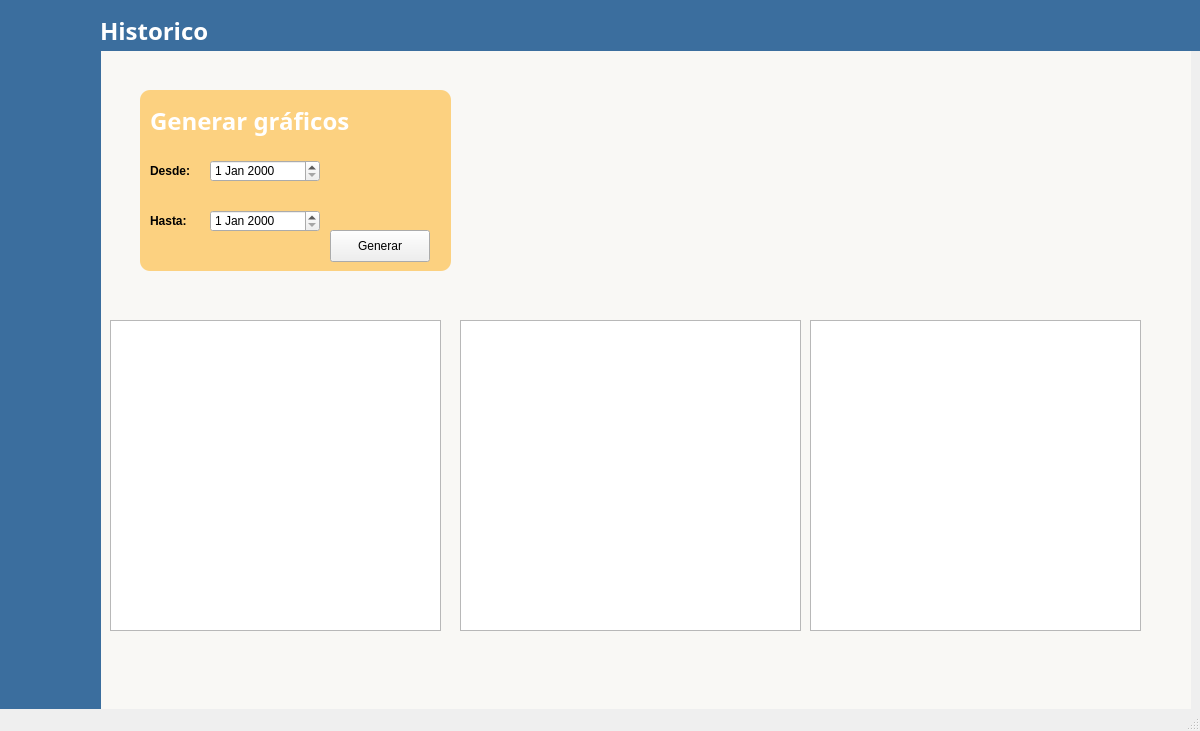
<?xml version="1.0" encoding="UTF-8"?>
<ui version="4.0">
 <class>historico</class>
 <widget class="QMainWindow" name="historico">
  <property name="geometry">
   <rect>
    <x>0</x>
    <y>0</y>
    <width>1200</width>
    <height>731</height>
   </rect>
  </property>
  <property name="windowTitle">
   <string>MainWindow</string>
  </property>
  <widget class="QWidget" name="centralwidget">
   <widget class="QPushButton" name="Bactual">
    <property name="geometry">
     <rect>
      <x>30</x>
      <y>160</y>
      <width>61</width>
      <height>61</height>
     </rect>
    </property>
    <property name="mouseTracking">
     <bool>true</bool>
    </property>
    <property name="tabletTracking">
     <bool>true</bool>
    </property>
    <property name="styleSheet">
     <string notr="true">QPushButton {
    background-color: rgba(255, 255, 255, 0);
    border: 2px rgba(255, 255, 255, 0) ;
    font-size: 16px;
    border-radius: 10px;
}
QPushButton:hover {
/* Color al pasar el mouse */
	background-color: rgb(252, 209, 128);

}</string>
    </property>
    <property name="text">
     <string/>
    </property>
    <property name="icon">
     <iconset resource="recursos.qrc">
      <normaloff>:/recursos/ActualI.png</normaloff>:/recursos/ActualI.png</iconset>
    </property>
    <property name="iconSize">
     <size>
      <width>32</width>
      <height>32</height>
     </size>
    </property>
   </widget>
   <widget class="QLabel" name="l">
    <property name="geometry">
     <rect>
      <x>0</x>
      <y>10</y>
      <width>1191</width>
      <height>731</height>
     </rect>
    </property>
    <property name="styleSheet">
     <string notr="true">background-color: rgb(249, 248, 245);</string>
    </property>
    <property name="text">
     <string/>
    </property>
   </widget>
   <widget class="QPushButton" name="Bmenu">
    <property name="geometry">
     <rect>
      <x>30</x>
      <y>70</y>
      <width>61</width>
      <height>61</height>
     </rect>
    </property>
    <property name="mouseTracking">
     <bool>true</bool>
    </property>
    <property name="tabletTracking">
     <bool>false</bool>
    </property>
    <property name="styleSheet">
     <string notr="true">QPushButton {
    background-color: rgba(255, 255, 255, 0);
    border: 2px rgba(255, 255, 255, 0) ;
    font-size: 16px;
    border-radius: 10px;
}
QPushButton:hover {
    background-color: rgb(252, 209, 128); /* Color al pasar el mouse */
}
</string>
    </property>
    <property name="text">
     <string/>
    </property>
    <property name="icon">
     <iconset resource="recursos.qrc">
      <normaloff>:/recursos/menuI.png</normaloff>:/recursos/menuI.png</iconset>
    </property>
    <property name="iconSize">
     <size>
      <width>32</width>
      <height>32</height>
     </size>
    </property>
   </widget>
   <widget class="QLabel" name="label_4">
    <property name="geometry">
     <rect>
      <x>0</x>
      <y>0</y>
      <width>101</width>
      <height>731</height>
     </rect>
    </property>
    <property name="styleSheet">
     <string notr="true">background-color: rgb(59, 110, 158);</string>
    </property>
    <property name="text">
     <string/>
    </property>
   </widget>
   <widget class="QPushButton" name="Bvolver">
    <property name="geometry">
     <rect>
      <x>30</x>
      <y>645</y>
      <width>61</width>
      <height>61</height>
     </rect>
    </property>
    <property name="mouseTracking">
     <bool>true</bool>
    </property>
    <property name="tabletTracking">
     <bool>true</bool>
    </property>
    <property name="autoFillBackground">
     <bool>false</bool>
    </property>
    <property name="styleSheet">
     <string notr="true">QPushButton {
    background-color: rgba(255, 255, 255, 0);
    border: 2px rgba(255, 255, 255, 0) ;
    font-size: 16px;
    border-radius: 10px;
}
QPushButton:hover {
	background-color: rgb(252, 209, 128); /* Color al pasar el mouse */
}</string>
    </property>
    <property name="text">
     <string/>
    </property>
    <property name="icon">
     <iconset resource="recursos.qrc">
      <normaloff>:/recursos/flecha-pequena-izquierda (1).png</normaloff>
      <selectedoff>:/recursos/flecha-pequena-izquierda (2).png</selectedoff>:/recursos/flecha-pequena-izquierda (1).png</iconset>
    </property>
    <property name="iconSize">
     <size>
      <width>32</width>
      <height>32</height>
     </size>
    </property>
   </widget>
   <widget class="QPushButton" name="Bhistorico">
    <property name="geometry">
     <rect>
      <x>30</x>
      <y>250</y>
      <width>61</width>
      <height>61</height>
     </rect>
    </property>
    <property name="mouseTracking">
     <bool>true</bool>
    </property>
    <property name="tabletTracking">
     <bool>true</bool>
    </property>
    <property name="autoFillBackground">
     <bool>false</bool>
    </property>
    <property name="styleSheet">
     <string notr="true">QPushButton {
    background-color: rgba(255, 255, 255, 0);
    border: 2px rgba(255, 255, 255, 0) ;
    font-size: 16px;
    border-radius: 10px;
}
QPushButton:hover {
    border: 4px solid #fcd180; /* Borde color #fcd180 al pasar el mouse */
}</string>
    </property>
    <property name="text">
     <string/>
    </property>
    <property name="icon">
     <iconset resource="recursos.qrc">
      <normaloff>:/recursos/grafico-histograma (2).png</normaloff>:/recursos/grafico-histograma (2).png</iconset>
    </property>
    <property name="iconSize">
     <size>
      <width>32</width>
      <height>32</height>
     </size>
    </property>
   </widget>
   <widget class="QPushButton" name="Balarma">
    <property name="geometry">
     <rect>
      <x>30</x>
      <y>340</y>
      <width>61</width>
      <height>61</height>
     </rect>
    </property>
    <property name="mouseTracking">
     <bool>true</bool>
    </property>
    <property name="tabletTracking">
     <bool>true</bool>
    </property>
    <property name="autoFillBackground">
     <bool>false</bool>
    </property>
    <property name="styleSheet">
     <string notr="true">QPushButton {
    background-color: rgba(255, 255, 255, 0);
    border: 2px rgba(255, 255, 255, 0) ;
    font-size: 16px;
    border-radius: 10px;
}
QPushButton:hover {
	background-color: rgb(252, 209, 128); /* Color al pasar el mouse */
}</string>
    </property>
    <property name="text">
     <string/>
    </property>
    <property name="icon">
     <iconset resource="recursos.qrc">
      <normaloff>:/recursos/alertaI.png</normaloff>:/recursos/alertaI.png</iconset>
    </property>
    <property name="iconSize">
     <size>
      <width>32</width>
      <height>32</height>
     </size>
    </property>
   </widget>
   <widget class="QLabel" name="label">
    <property name="geometry">
     <rect>
      <x>100</x>
      <y>10</y>
      <width>151</width>
      <height>41</height>
     </rect>
    </property>
    <property name="palette">
     <palette>
      <active>
       <colorrole role="WindowText">
        <brush brushstyle="SolidPattern">
         <color alpha="255">
          <red>193</red>
          <green>232</green>
          <blue>255</blue>
         </color>
        </brush>
       </colorrole>
       <colorrole role="Button">
        <brush brushstyle="SolidPattern">
         <color alpha="0">
          <red>193</red>
          <green>232</green>
          <blue>255</blue>
         </color>
        </brush>
       </colorrole>
       <colorrole role="Text">
        <brush brushstyle="SolidPattern">
         <color alpha="255">
          <red>193</red>
          <green>232</green>
          <blue>255</blue>
         </color>
        </brush>
       </colorrole>
       <colorrole role="ButtonText">
        <brush brushstyle="SolidPattern">
         <color alpha="255">
          <red>193</red>
          <green>232</green>
          <blue>255</blue>
         </color>
        </brush>
       </colorrole>
       <colorrole role="Base">
        <brush brushstyle="SolidPattern">
         <color alpha="0">
          <red>193</red>
          <green>232</green>
          <blue>255</blue>
         </color>
        </brush>
       </colorrole>
       <colorrole role="Window">
        <brush brushstyle="SolidPattern">
         <color alpha="0">
          <red>193</red>
          <green>232</green>
          <blue>255</blue>
         </color>
        </brush>
       </colorrole>
       <colorrole role="PlaceholderText">
        <brush brushstyle="SolidPattern">
         <color alpha="128">
          <red>193</red>
          <green>232</green>
          <blue>255</blue>
         </color>
        </brush>
       </colorrole>
      </active>
      <inactive>
       <colorrole role="WindowText">
        <brush brushstyle="SolidPattern">
         <color alpha="255">
          <red>193</red>
          <green>232</green>
          <blue>255</blue>
         </color>
        </brush>
       </colorrole>
       <colorrole role="Button">
        <brush brushstyle="SolidPattern">
         <color alpha="0">
          <red>193</red>
          <green>232</green>
          <blue>255</blue>
         </color>
        </brush>
       </colorrole>
       <colorrole role="Text">
        <brush brushstyle="SolidPattern">
         <color alpha="255">
          <red>193</red>
          <green>232</green>
          <blue>255</blue>
         </color>
        </brush>
       </colorrole>
       <colorrole role="ButtonText">
        <brush brushstyle="SolidPattern">
         <color alpha="255">
          <red>193</red>
          <green>232</green>
          <blue>255</blue>
         </color>
        </brush>
       </colorrole>
       <colorrole role="Base">
        <brush brushstyle="SolidPattern">
         <color alpha="0">
          <red>193</red>
          <green>232</green>
          <blue>255</blue>
         </color>
        </brush>
       </colorrole>
       <colorrole role="Window">
        <brush brushstyle="SolidPattern">
         <color alpha="0">
          <red>193</red>
          <green>232</green>
          <blue>255</blue>
         </color>
        </brush>
       </colorrole>
       <colorrole role="PlaceholderText">
        <brush brushstyle="SolidPattern">
         <color alpha="128">
          <red>193</red>
          <green>232</green>
          <blue>255</blue>
         </color>
        </brush>
       </colorrole>
      </inactive>
      <disabled>
       <colorrole role="WindowText">
        <brush brushstyle="SolidPattern">
         <color alpha="255">
          <red>193</red>
          <green>232</green>
          <blue>255</blue>
         </color>
        </brush>
       </colorrole>
       <colorrole role="Button">
        <brush brushstyle="SolidPattern">
         <color alpha="0">
          <red>193</red>
          <green>232</green>
          <blue>255</blue>
         </color>
        </brush>
       </colorrole>
       <colorrole role="Text">
        <brush brushstyle="SolidPattern">
         <color alpha="255">
          <red>193</red>
          <green>232</green>
          <blue>255</blue>
         </color>
        </brush>
       </colorrole>
       <colorrole role="ButtonText">
        <brush brushstyle="SolidPattern">
         <color alpha="255">
          <red>193</red>
          <green>232</green>
          <blue>255</blue>
         </color>
        </brush>
       </colorrole>
       <colorrole role="Base">
        <brush brushstyle="SolidPattern">
         <color alpha="0">
          <red>193</red>
          <green>232</green>
          <blue>255</blue>
         </color>
        </brush>
       </colorrole>
       <colorrole role="Window">
        <brush brushstyle="SolidPattern">
         <color alpha="0">
          <red>193</red>
          <green>232</green>
          <blue>255</blue>
         </color>
        </brush>
       </colorrole>
       <colorrole role="PlaceholderText">
        <brush brushstyle="SolidPattern">
         <color alpha="128">
          <red>193</red>
          <green>232</green>
          <blue>255</blue>
         </color>
        </brush>
       </colorrole>
      </disabled>
     </palette>
    </property>
    <property name="font">
     <font>
      <family>Arial Black</family>
      <pointsize>18</pointsize>
      <bold>true</bold>
     </font>
    </property>
    <property name="styleSheet">
     <string notr="true">color: rgb(255, 255, 255);
background-color: rgba(193, 232, 255, 0);</string>
    </property>
    <property name="text">
     <string>Historico</string>
    </property>
   </widget>
   <widget class="QLabel" name="label_5">
    <property name="geometry">
     <rect>
      <x>90</x>
      <y>0</y>
      <width>1111</width>
      <height>51</height>
     </rect>
    </property>
    <property name="styleSheet">
     <string notr="true">background-color: rgb(59, 110, 158);</string>
    </property>
    <property name="text">
     <string/>
    </property>
   </widget>
   <widget class="QLabel" name="label_2">
    <property name="geometry">
     <rect>
      <x>140</x>
      <y>90</y>
      <width>311</width>
      <height>181</height>
     </rect>
    </property>
    <property name="palette">
     <palette>
      <active>
       <colorrole role="WindowText">
        <brush brushstyle="SolidPattern">
         <color alpha="255">
          <red>193</red>
          <green>232</green>
          <blue>255</blue>
         </color>
        </brush>
       </colorrole>
       <colorrole role="Button">
        <brush brushstyle="SolidPattern">
         <color alpha="255">
          <red>252</red>
          <green>209</green>
          <blue>128</blue>
         </color>
        </brush>
       </colorrole>
       <colorrole role="Text">
        <brush brushstyle="SolidPattern">
         <color alpha="255">
          <red>193</red>
          <green>232</green>
          <blue>255</blue>
         </color>
        </brush>
       </colorrole>
       <colorrole role="ButtonText">
        <brush brushstyle="SolidPattern">
         <color alpha="255">
          <red>193</red>
          <green>232</green>
          <blue>255</blue>
         </color>
        </brush>
       </colorrole>
       <colorrole role="Base">
        <brush brushstyle="SolidPattern">
         <color alpha="255">
          <red>252</red>
          <green>209</green>
          <blue>128</blue>
         </color>
        </brush>
       </colorrole>
       <colorrole role="Window">
        <brush brushstyle="SolidPattern">
         <color alpha="255">
          <red>252</red>
          <green>209</green>
          <blue>128</blue>
         </color>
        </brush>
       </colorrole>
       <colorrole role="PlaceholderText">
        <brush brushstyle="SolidPattern">
         <color alpha="128">
          <red>193</red>
          <green>232</green>
          <blue>255</blue>
         </color>
        </brush>
       </colorrole>
      </active>
      <inactive>
       <colorrole role="WindowText">
        <brush brushstyle="SolidPattern">
         <color alpha="255">
          <red>193</red>
          <green>232</green>
          <blue>255</blue>
         </color>
        </brush>
       </colorrole>
       <colorrole role="Button">
        <brush brushstyle="SolidPattern">
         <color alpha="255">
          <red>252</red>
          <green>209</green>
          <blue>128</blue>
         </color>
        </brush>
       </colorrole>
       <colorrole role="Text">
        <brush brushstyle="SolidPattern">
         <color alpha="255">
          <red>193</red>
          <green>232</green>
          <blue>255</blue>
         </color>
        </brush>
       </colorrole>
       <colorrole role="ButtonText">
        <brush brushstyle="SolidPattern">
         <color alpha="255">
          <red>193</red>
          <green>232</green>
          <blue>255</blue>
         </color>
        </brush>
       </colorrole>
       <colorrole role="Base">
        <brush brushstyle="SolidPattern">
         <color alpha="255">
          <red>252</red>
          <green>209</green>
          <blue>128</blue>
         </color>
        </brush>
       </colorrole>
       <colorrole role="Window">
        <brush brushstyle="SolidPattern">
         <color alpha="255">
          <red>252</red>
          <green>209</green>
          <blue>128</blue>
         </color>
        </brush>
       </colorrole>
       <colorrole role="PlaceholderText">
        <brush brushstyle="SolidPattern">
         <color alpha="128">
          <red>193</red>
          <green>232</green>
          <blue>255</blue>
         </color>
        </brush>
       </colorrole>
      </inactive>
      <disabled>
       <colorrole role="WindowText">
        <brush brushstyle="SolidPattern">
         <color alpha="255">
          <red>193</red>
          <green>232</green>
          <blue>255</blue>
         </color>
        </brush>
       </colorrole>
       <colorrole role="Button">
        <brush brushstyle="SolidPattern">
         <color alpha="255">
          <red>252</red>
          <green>209</green>
          <blue>128</blue>
         </color>
        </brush>
       </colorrole>
       <colorrole role="Text">
        <brush brushstyle="SolidPattern">
         <color alpha="255">
          <red>193</red>
          <green>232</green>
          <blue>255</blue>
         </color>
        </brush>
       </colorrole>
       <colorrole role="ButtonText">
        <brush brushstyle="SolidPattern">
         <color alpha="255">
          <red>193</red>
          <green>232</green>
          <blue>255</blue>
         </color>
        </brush>
       </colorrole>
       <colorrole role="Base">
        <brush brushstyle="SolidPattern">
         <color alpha="255">
          <red>252</red>
          <green>209</green>
          <blue>128</blue>
         </color>
        </brush>
       </colorrole>
       <colorrole role="Window">
        <brush brushstyle="SolidPattern">
         <color alpha="255">
          <red>252</red>
          <green>209</green>
          <blue>128</blue>
         </color>
        </brush>
       </colorrole>
       <colorrole role="PlaceholderText">
        <brush brushstyle="SolidPattern">
         <color alpha="128">
          <red>193</red>
          <green>232</green>
          <blue>255</blue>
         </color>
        </brush>
       </colorrole>
      </disabled>
     </palette>
    </property>
    <property name="font">
     <font>
      <family>Arial Black</family>
      <pointsize>18</pointsize>
      <bold>true</bold>
     </font>
    </property>
    <property name="styleSheet">
     <string notr="true">background-color: rgb(252, 209, 128);
border-radius: 10px</string>
    </property>
    <property name="text">
     <string/>
    </property>
   </widget>
   <widget class="QDateEdit" name="desde">
    <property name="geometry">
     <rect>
      <x>210</x>
      <y>160</y>
      <width>110</width>
      <height>22</height>
     </rect>
    </property>
    <property name="accessibleName">
     <string>cdsm</string>
    </property>
   </widget>
   <widget class="QDateEdit" name="hasta">
    <property name="geometry">
     <rect>
      <x>210</x>
      <y>210</y>
      <width>110</width>
      <height>22</height>
     </rect>
    </property>
   </widget>
   <widget class="QLabel" name="label_3">
    <property name="geometry">
     <rect>
      <x>150</x>
      <y>160</y>
      <width>51</width>
      <height>21</height>
     </rect>
    </property>
    <property name="font">
     <font>
      <bold>true</bold>
     </font>
    </property>
    <property name="text">
     <string>Desde:</string>
    </property>
   </widget>
   <widget class="QLabel" name="label_6">
    <property name="geometry">
     <rect>
      <x>150</x>
      <y>100</y>
      <width>241</width>
      <height>41</height>
     </rect>
    </property>
    <property name="palette">
     <palette>
      <active>
       <colorrole role="WindowText">
        <brush brushstyle="SolidPattern">
         <color alpha="255">
          <red>193</red>
          <green>232</green>
          <blue>255</blue>
         </color>
        </brush>
       </colorrole>
       <colorrole role="Button">
        <brush brushstyle="SolidPattern">
         <color alpha="0">
          <red>193</red>
          <green>232</green>
          <blue>255</blue>
         </color>
        </brush>
       </colorrole>
       <colorrole role="Text">
        <brush brushstyle="SolidPattern">
         <color alpha="255">
          <red>193</red>
          <green>232</green>
          <blue>255</blue>
         </color>
        </brush>
       </colorrole>
       <colorrole role="ButtonText">
        <brush brushstyle="SolidPattern">
         <color alpha="255">
          <red>193</red>
          <green>232</green>
          <blue>255</blue>
         </color>
        </brush>
       </colorrole>
       <colorrole role="Base">
        <brush brushstyle="SolidPattern">
         <color alpha="0">
          <red>193</red>
          <green>232</green>
          <blue>255</blue>
         </color>
        </brush>
       </colorrole>
       <colorrole role="Window">
        <brush brushstyle="SolidPattern">
         <color alpha="0">
          <red>193</red>
          <green>232</green>
          <blue>255</blue>
         </color>
        </brush>
       </colorrole>
       <colorrole role="PlaceholderText">
        <brush brushstyle="SolidPattern">
         <color alpha="128">
          <red>193</red>
          <green>232</green>
          <blue>255</blue>
         </color>
        </brush>
       </colorrole>
      </active>
      <inactive>
       <colorrole role="WindowText">
        <brush brushstyle="SolidPattern">
         <color alpha="255">
          <red>193</red>
          <green>232</green>
          <blue>255</blue>
         </color>
        </brush>
       </colorrole>
       <colorrole role="Button">
        <brush brushstyle="SolidPattern">
         <color alpha="0">
          <red>193</red>
          <green>232</green>
          <blue>255</blue>
         </color>
        </brush>
       </colorrole>
       <colorrole role="Text">
        <brush brushstyle="SolidPattern">
         <color alpha="255">
          <red>193</red>
          <green>232</green>
          <blue>255</blue>
         </color>
        </brush>
       </colorrole>
       <colorrole role="ButtonText">
        <brush brushstyle="SolidPattern">
         <color alpha="255">
          <red>193</red>
          <green>232</green>
          <blue>255</blue>
         </color>
        </brush>
       </colorrole>
       <colorrole role="Base">
        <brush brushstyle="SolidPattern">
         <color alpha="0">
          <red>193</red>
          <green>232</green>
          <blue>255</blue>
         </color>
        </brush>
       </colorrole>
       <colorrole role="Window">
        <brush brushstyle="SolidPattern">
         <color alpha="0">
          <red>193</red>
          <green>232</green>
          <blue>255</blue>
         </color>
        </brush>
       </colorrole>
       <colorrole role="PlaceholderText">
        <brush brushstyle="SolidPattern">
         <color alpha="128">
          <red>193</red>
          <green>232</green>
          <blue>255</blue>
         </color>
        </brush>
       </colorrole>
      </inactive>
      <disabled>
       <colorrole role="WindowText">
        <brush brushstyle="SolidPattern">
         <color alpha="255">
          <red>193</red>
          <green>232</green>
          <blue>255</blue>
         </color>
        </brush>
       </colorrole>
       <colorrole role="Button">
        <brush brushstyle="SolidPattern">
         <color alpha="0">
          <red>193</red>
          <green>232</green>
          <blue>255</blue>
         </color>
        </brush>
       </colorrole>
       <colorrole role="Text">
        <brush brushstyle="SolidPattern">
         <color alpha="255">
          <red>193</red>
          <green>232</green>
          <blue>255</blue>
         </color>
        </brush>
       </colorrole>
       <colorrole role="ButtonText">
        <brush brushstyle="SolidPattern">
         <color alpha="255">
          <red>193</red>
          <green>232</green>
          <blue>255</blue>
         </color>
        </brush>
       </colorrole>
       <colorrole role="Base">
        <brush brushstyle="SolidPattern">
         <color alpha="0">
          <red>193</red>
          <green>232</green>
          <blue>255</blue>
         </color>
        </brush>
       </colorrole>
       <colorrole role="Window">
        <brush brushstyle="SolidPattern">
         <color alpha="0">
          <red>193</red>
          <green>232</green>
          <blue>255</blue>
         </color>
        </brush>
       </colorrole>
       <colorrole role="PlaceholderText">
        <brush brushstyle="SolidPattern">
         <color alpha="128">
          <red>193</red>
          <green>232</green>
          <blue>255</blue>
         </color>
        </brush>
       </colorrole>
      </disabled>
     </palette>
    </property>
    <property name="font">
     <font>
      <family>Arial Black</family>
      <pointsize>18</pointsize>
      <bold>true</bold>
     </font>
    </property>
    <property name="styleSheet">
     <string notr="true">color: rgb(255, 255, 255);
background-color: rgba(193, 232, 255, 0);</string>
    </property>
    <property name="text">
     <string>Generar gráficos</string>
    </property>
   </widget>
   <widget class="QLabel" name="label_7">
    <property name="geometry">
     <rect>
      <x>150</x>
      <y>210</y>
      <width>51</width>
      <height>21</height>
     </rect>
    </property>
    <property name="font">
     <font>
      <bold>true</bold>
     </font>
    </property>
    <property name="text">
     <string>Hasta:</string>
    </property>
   </widget>
   <widget class="QPushButton" name="GenerarButton">
    <property name="geometry">
     <rect>
      <x>330</x>
      <y>230</y>
      <width>100</width>
      <height>32</height>
     </rect>
    </property>
    <property name="text">
     <string>Generar</string>
    </property>
   </widget>
   <widget class="QGraphicsView" name="graficoPH">
    <property name="geometry">
     <rect>
      <x>110</x>
      <y>320</y>
      <width>331</width>
      <height>311</height>
     </rect>
    </property>
   </widget>
   <widget class="QGraphicsView" name="graficoTEMP">
    <property name="geometry">
     <rect>
      <x>810</x>
      <y>320</y>
      <width>331</width>
      <height>311</height>
     </rect>
    </property>
   </widget>
   <widget class="QGraphicsView" name="graficoTDS">
    <property name="geometry">
     <rect>
      <x>460</x>
      <y>320</y>
      <width>341</width>
      <height>311</height>
     </rect>
    </property>
   </widget>
   <zorder>l</zorder>
   <zorder>label_4</zorder>
   <zorder>Balarma</zorder>
   <zorder>label_5</zorder>
   <zorder>label</zorder>
   <zorder>Bvolver</zorder>
   <zorder>Bmenu</zorder>
   <zorder>Bactual</zorder>
   <zorder>Bhistorico</zorder>
   <zorder>label_2</zorder>
   <zorder>desde</zorder>
   <zorder>hasta</zorder>
   <zorder>label_3</zorder>
   <zorder>label_6</zorder>
   <zorder>label_7</zorder>
   <zorder>GenerarButton</zorder>
   <zorder>graficoPH</zorder>
   <zorder>graficoTEMP</zorder>
   <zorder>graficoTDS</zorder>
  </widget>
  <widget class="QMenuBar" name="menubar">
   <property name="geometry">
    <rect>
     <x>0</x>
     <y>0</y>
     <width>1200</width>
     <height>43</height>
    </rect>
   </property>
  </widget>
  <widget class="QStatusBar" name="statusbar"/>
 </widget>
 <resources>
  <include location="recursos.qrc"/>
 </resources>
 <connections/>
</ui>
